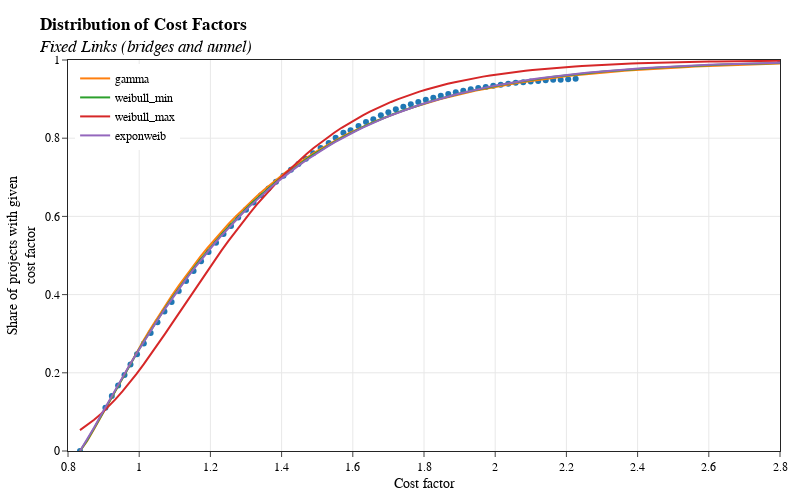

The notebook cell saved with this chart:
### Code cell
# Define the range of x-values to use in the distributions
cdf_x = np.linspace(df["CostFactor"].min(), df["CostFactor"].max(), 100)

# Fit the data to 5 different distributions using the scipy library
# For example: `stats.gamma.fit()` fits the data and provides the associated
# parameters for the `gamma` distribution function. `stats.gamma.cdf` uses the
# parameters and the x-range to calculate an array that represents the CDF
cdf_gamma = stats.gamma.cdf(cdf_x, *stats.gamma.fit(random_variables))
cdf_weibull_min = stats.weibull_min.cdf(cdf_x, *stats.weibull_min.fit(random_variables))
cdf_weibull_max = stats.weibull_max.cdf(cdf_x, *stats.weibull_max.fit(random_variables))
cdf_exponweib = stats.exponweib.cdf(cdf_x, *stats.exponweib.fit(random_variables))

# Add the CDFs to the original scatter plot
for name, trace in {
    "gamma": cdf_gamma,
    "weibull_min": cdf_weibull_min,
    "weibull_max": cdf_weibull_max,
    "exponweib": cdf_exponweib,
}.items():
    fig_cdf.add_trace(go.Scatter(x=cdf_x, y=trace, name=name, mode="lines"))

fig_cdf.update(layout=dict(legend=dict(yanchor="top", y=0.99, xanchor="left", x=0.01)))

fig_cdf.write_image("probability-distribution-of-tunnel-cost-overruns-cdf-dists.svg")
fig_cdf.show()
